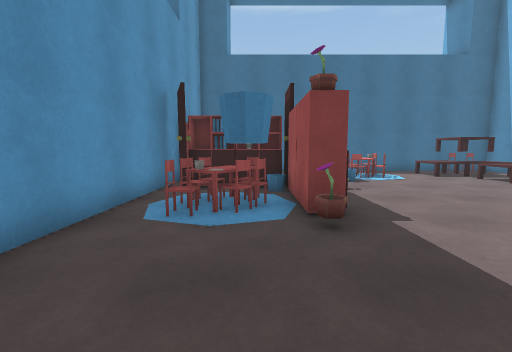
[1] (above)

17 first-person views from a walk through a 3-D level made in the Unity game engine. The camera is 1.2 m above the floor, tilts 6° down and sees 90° across. The floor is counted in squares, 1 m on a side. Each view is taken from the middle of a square. On the plan, view 1 faces up. The plan holds only what a view shows up to about 12 squares ahead; the rest is blank. The player is left out. Some surface patterns are stand-ins.

[2]
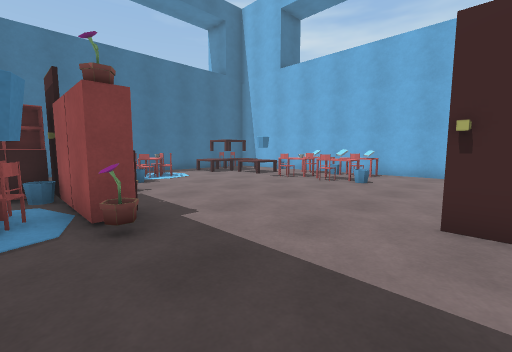

[3]
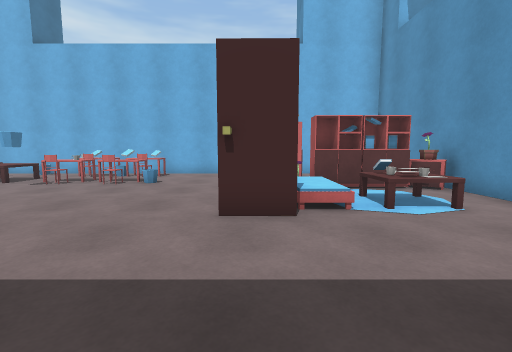

[4]
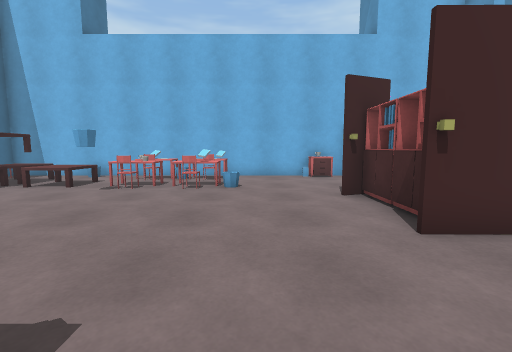

[5]
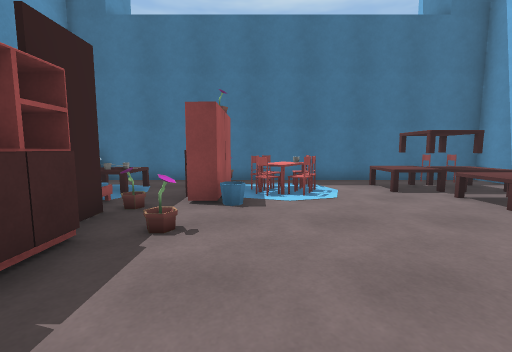

[6]
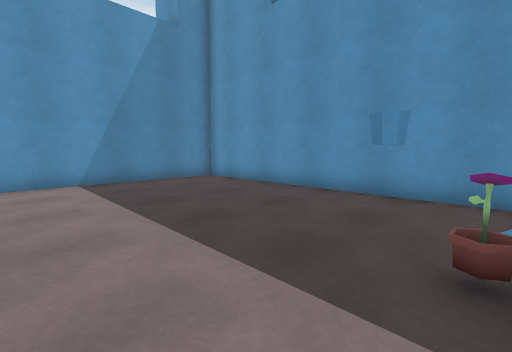

[7]
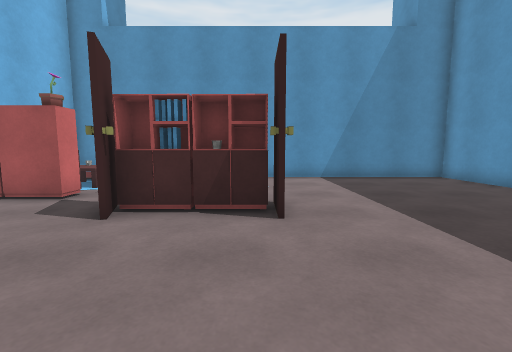

[8]
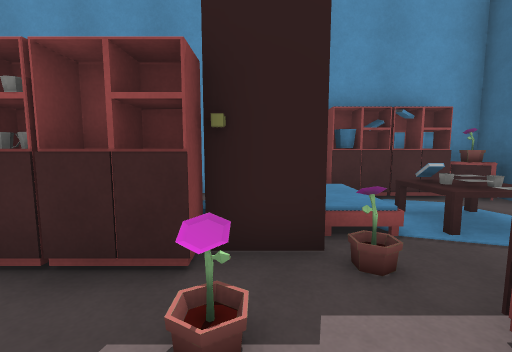

[9]
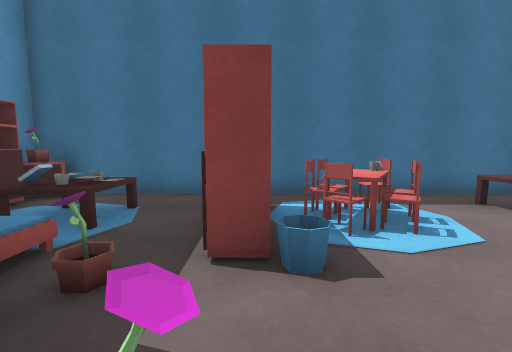

[10]
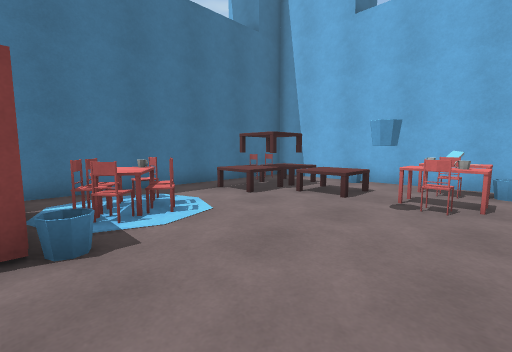

[11]
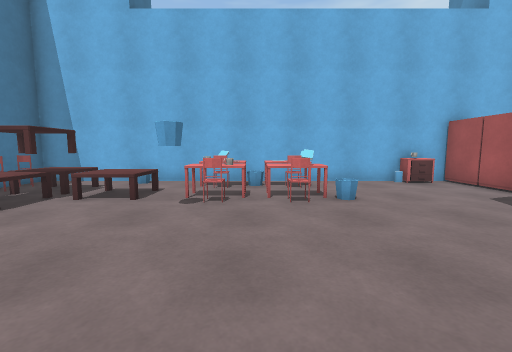

[12]
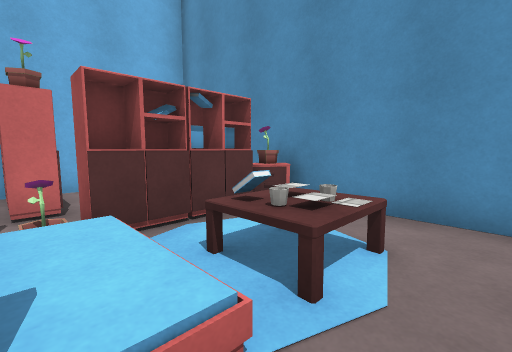

[13]
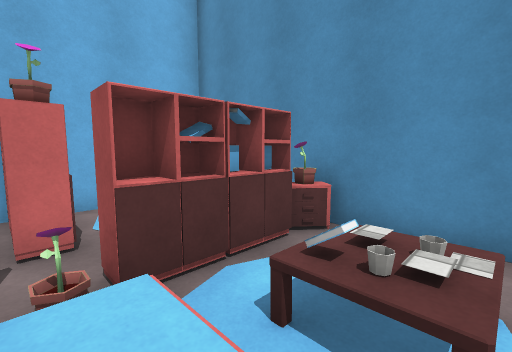

[14]
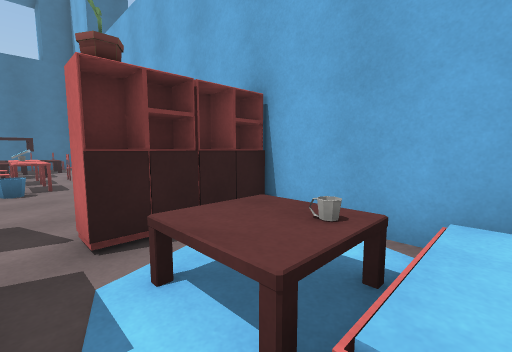

[15]
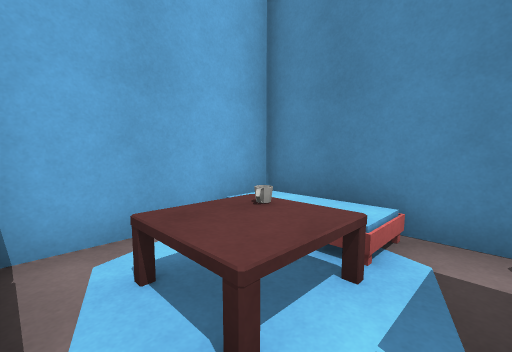

[16]
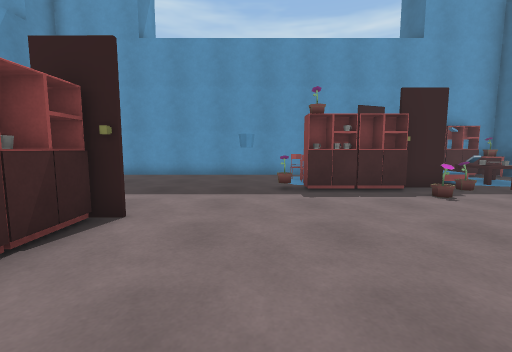

[17]
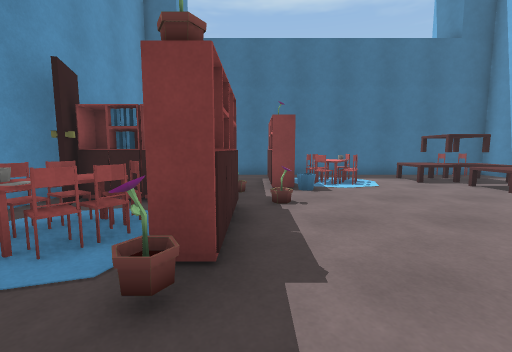

### Floor plan
Key: @ floor where view 1 was taken; # wall or solid block; . main floor; : floor 0.25 m higher than the main floor; / step, stairs or slope; = window, fence, low wall or low ledge; F flower; B bin; M mug; O other object.
Columns run from 3 left of view 1 to 13 right of it. Each row starts with its distance up from view 1.
 14 #################
 13 #OFM..O.O.....O.#
 12 OOOO.. O O.OOOO.#
 11 OOOM..  OO.OOOO.#
 10 B  :..O.....OO. #
  9 #/ //.......OO. #
  8 #####.F....BOOO #
  7 ##.#OO......OOO #
  6 #OOOOO.......OOO#
  5 #.OOMO......OOO #
  4 #...F.......OOOO#
  3 #..B............#
  2 #...............#
  1 #.............. #
  0 #..@...#OMO#...O#
 -1 #.......// F.####
 -2 #......./O/O.##=#
 -3 #.......OM.O.OO.#
 -4 #.......OO.O.OM.#
 -5 #.......M.FO./  #
 -6 #################

Positions as (right, up) in squares from view 1, and headings:
1: (0, 0), facing up
2: (0, 0), facing up-right
3: (0, 0), facing right
4: (1, 3), facing right
5: (4, 4), facing up
6: (4, 4), facing down-left
7: (5, 5), facing down
8: (4, 8), facing left
9: (3, 7), facing up
10: (3, 6), facing up-right
11: (3, 6), facing right
12: (4, -1), facing down-right
13: (5, -1), facing down-right
14: (9, -5), facing up-right
15: (9, -2), facing down-right
16: (9, 3), facing left
17: (2, 2), facing up
